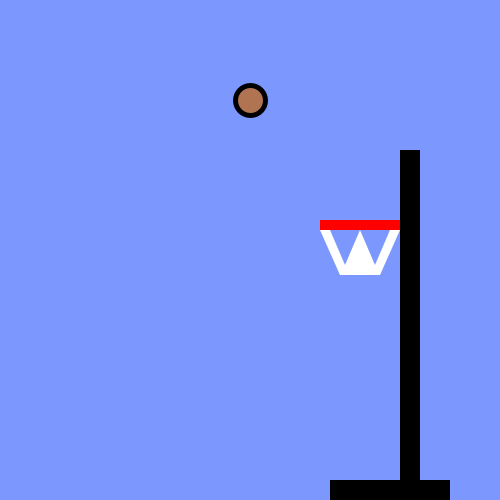
Frame 1 (no input)
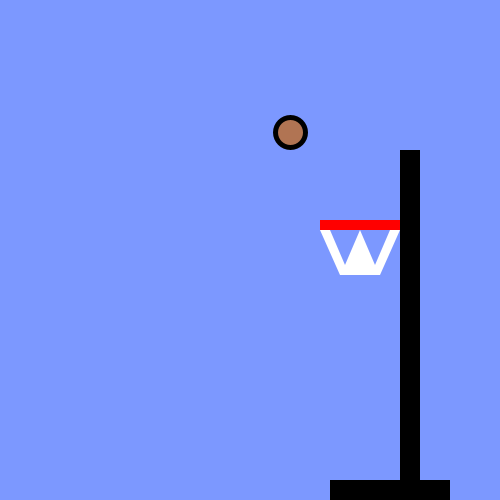
Frame 60 (the mouse pressed at the canvas centre just before this capture)
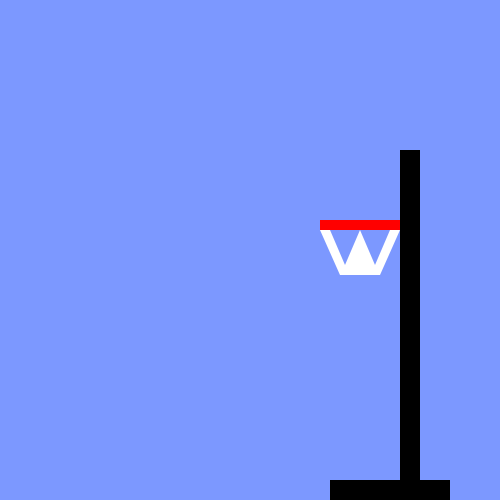
Frame 120 (the mouse held since frame 60 and released just before this capture)

The Processing sketch that drew these frames (run headless with seeded random() and noise(); from frame 60 on, the mouse is pressed at the canvas centre):

// Processing sketch: animation_practice
// ── animation_practice.pde
float x_moving = -250;
float y_pos = 0;
float x_pos = 0;

float x_pos1 = 0;
float y_pos1 = 0;

void setup() {
  size(500, 500);
}

void draw() {
  background(124, 152, 255);
  stroke(0);
  strokeWeight(5);
  fill(177, 116, 83);
  circle(x_pos+250, y_pos+100, 30);
  y_pos = x_moving*x_moving/50;
  x_pos = x_moving;
  x_moving+=5;
  noStroke();
  fill(0);
  rect(400, 150, 20, 350);
  rect(330, 480, 120, 20);
  fill(255, 0, 0);
  rect(320, 220, 80, 10);
  noStroke();
  fill(255);
  beginShape();
  vertex(320, 230);
  vertex(340, 275);
  vertex(380, 275);
  vertex(400, 230);
  vertex(390, 230);
  vertex(375, 265);
  vertex(360, 230);
  vertex(345, 265);
  vertex(330, 230);
  endShape(CLOSE);
  /*
  circle(x_pos1, 250, 100);
   circle(250, y_pos1, 100);
   x_pos1++;
   y_pos1++;
   if (x_pos1 > 500) {
   x_pos1 = 0;
   }
   if (y_pos1 > 500) {
   y_pos1 = 0;
   }
   */
}

void mousePressed() {
  stroke(0);
  println(mouseX, mouseY);
}
